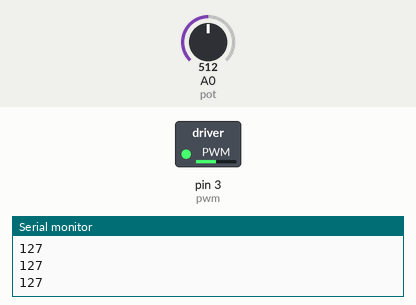
This sketch was run on a simulated Arduino Uno, built with avr-gcc and run on an emulated ATmega328P. Shown: switched loads named in the sketch (green lamp = pin HIGH), the last lines printed to the serial monitor. Inputs (shaded band) come from the test bench; at power-on: A0 (pot) = 512.

Above: at 1.2 s.
1.3 s: A0 (pot) set to 716
At 1.7 s:
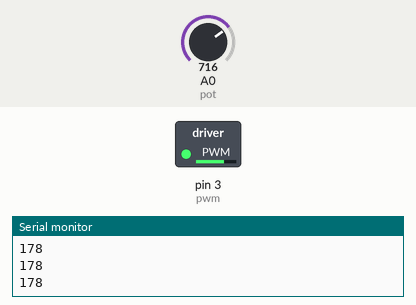
2.8 s: A0 (pot) set to 900
At 4.0 s:
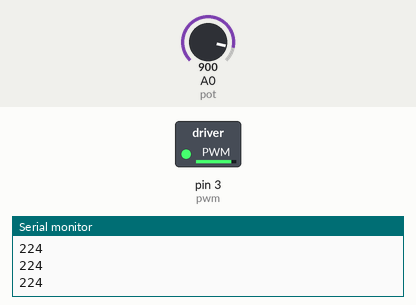
4.3 s: A0 (pot) set to 122
At 5.1 s:
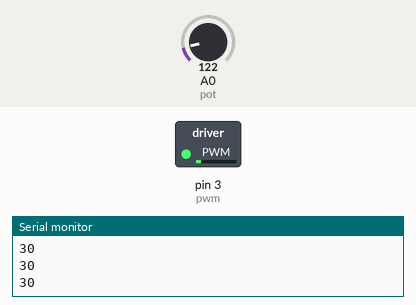
5.8 s: A0 (pot) set to 0
At 6.4 s:
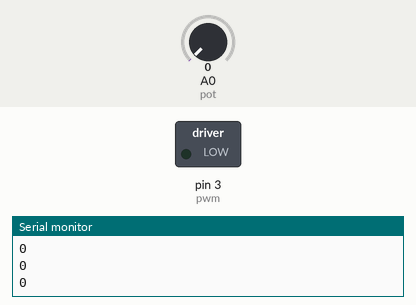
7.3 s: A0 (pot) set to 511
At 8.7 s:
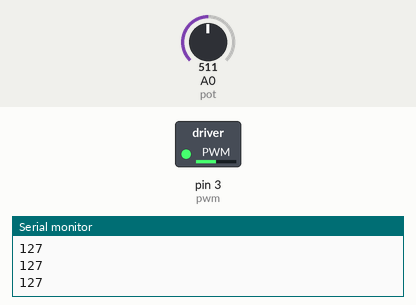
Timing chart, 0 to 9.8 s (numbered marks = the images above; inputs shaded):
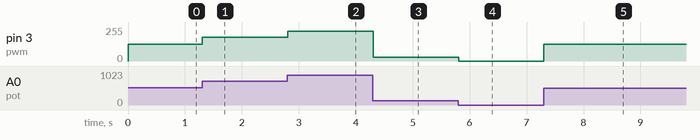

The sketch:

Coreless_Motor_Speed_Control.ino
```cpp
int pot = A0; //Input from the potentiometer pin A0
int pwm = 3;  //PWM output on pin D3

void setup() {
  pinMode(pot,INPUT);
  pinMode(pwm,OUTPUT);
  Serial.begin(9600);
}

void loop() {
  int value = map(analogRead(pot),0,1024,0,255);
  analogWrite(pwm,value);
  Serial.println(value);
  delay(10);
}
```

Measured:
- after the input at 1.3 s, pin 3 (pwm): 127/255 → 178/255 at once
- after the input at 2.8 s, pin 3 (pwm): 178/255 → 224/255 at once
- after the input at 4.3 s, pin 3 (pwm): 224/255 → 30/255 at once
- after the input at 5.8 s, pin 3 (pwm): 30/255 → 0/255 at once
- after the input at 7.3 s, pin 3 (pwm): 0/255 → 127/255 at once
